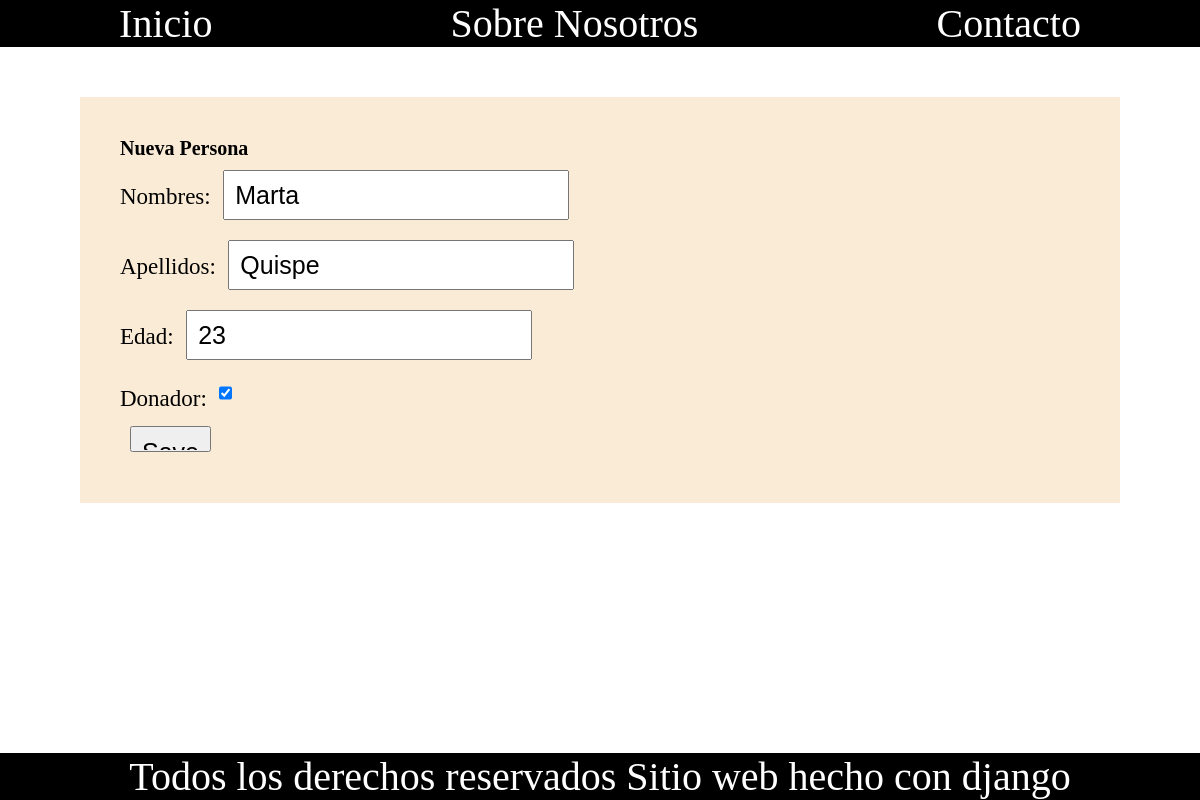
The page /personas/3/update/ on the database its author committed.
### personas/models.py (models this page shows, shortened)
class Persona(models.Model):
    nombres = models.CharField(max_length=100)
    apellidos = models.CharField(max_length=100)
    edad = models.IntegerField()
    donador = models.BooleanField(default=False)

### personas/views.py (the view)
# urls.py: path('<int:pk>/update/', PersonaUpdateView.as_view(), name='persona-update'),
class PersonaUpdateView(UpdateView):
    model = Persona
    fields = [
        'nombres',
        'apellidos',
        'edad',
        'donador'
    ]

### personas/templates/personas/persona_form.html (shortened to what this page needs)
{% extends "base.html" %}
{% block content %}
    <div class="container">
        <h1>Nueva Persona</h1>
        <form method="post">
            {{ form.as_p }}
            <input type="submit" value="Save">
        </form>
    </div>
{% endblock content %}

### personas/static/styles.css (style rules this page uses)
* { margin: 0; padding: 0; }
html { box-sizing: border-box; font-size: 62.5%; position: relative; min-height: 100%; }
input { height: 2.6rem; padding: 1rem; font-size: 2.5rem; }
.container { margin: 0 auto; width: 500rem; max-width: 80%; background-color: antiquewhite; padding: 4rem; margin-bottom: 10rem; }
input { height: 2.rem; margin: 1rem; }
label { font-size: 2.3rem; }

### rows shown on the page
Persona: nombres "Marta", apellidos "Quispe", edad "23", donador "☑"
